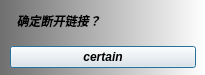
<?xml version="1.0" encoding="UTF-8"?>
<ui version="4.0">
 <class>exitDialog</class>
 <widget class="QDialog" name="exitDialog">
  <property name="geometry">
   <rect>
    <x>0</x>
    <y>0</y>
    <width>205</width>
    <height>75</height>
   </rect>
  </property>
  <property name="windowTitle">
   <string>Dialog</string>
  </property>
  <property name="styleSheet">
   <string notr="true">QDialog#exitDialog{
	background-color: qlineargradient(spread:pad, x1:0, y1:0, x2:1, y2:0, stop:0 rgba(111, 111, 111, 255), stop:1 rgba(255, 255, 255, 255));
}</string>
  </property>
  <widget class="QLabel" name="label">
   <property name="geometry">
    <rect>
     <x>10</x>
     <y>10</y>
     <width>181</width>
     <height>21</height>
    </rect>
   </property>
   <property name="font">
    <font>
     <weight>75</weight>
     <italic>true</italic>
     <bold>true</bold>
    </font>
   </property>
   <property name="text">
    <string>  确定断开链接？</string>
   </property>
  </widget>
  <widget class="QWidget" name="layoutWidget">
   <property name="geometry">
    <rect>
     <x>10</x>
     <y>44</y>
     <width>186</width>
     <height>27</height>
    </rect>
   </property>
   <layout class="QHBoxLayout" name="horizontalLayout">
    <item>
     <widget class="QPushButton" name="pushButton">
      <property name="font">
       <font>
        <weight>75</weight>
        <italic>true</italic>
        <bold>true</bold>
       </font>
      </property>
      <property name="text">
       <string>certain</string>
      </property>
     </widget>
    </item>
   </layout>
  </widget>
 </widget>
 <resources/>
 <connections/>
</ui>
